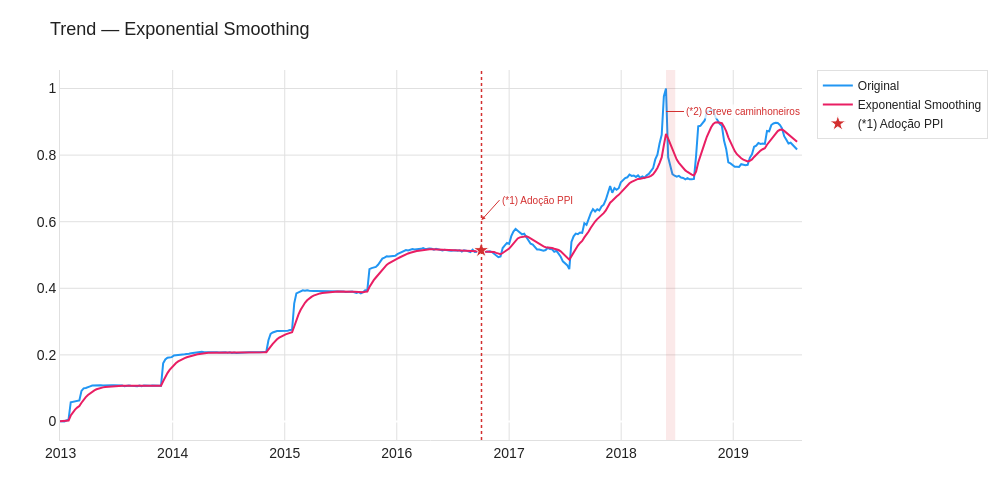

The notebook cell this image was saved under:
### Markdown cell above
#### Exponential Smoothing

### Code cell
plot_series(
    (train_scaled, "Original", PPT_COLORS["train"]),
    (train_scaled.ewm(alpha=0.2).mean(), "Exponential Smoothing", PPT_COLORS["trend"]),
    title="Trend — Exponential Smoothing",
    save_name="05_trend_exp_smooth",
)

### Figure 1 — Plotly figure (JSON) as saved in the notebook; plotly's stock layout.template omitted (floating-point values rounded to 4 significant figures; data arrays with more than 128 entries replaced by an {"elided": "..."} marker saying what was removed)
{"data": [{"line": {"color": "#2196F3", "width": 2}, "mode": "lines", "name": "Original", "type": "scatter", "x": {"elided": "344 str values"}, "y": {"elided": "344 float values"}}, {"line": {"color": "#E91E63", "width": 2}, "mode": "lines", "name": "Exponential Smoothing", "type": "scatter", "x": {"elided": "344 str values"}, "y": {"elided": "344 float values"}}, {"hoverinfo": "text", "hovertext": "Out/2016 — Petrobras adota PPI (Preço de Paridade de Importação): preços passam a seguir Brent + câmbio", "marker": {"color": "#D32F2F", "line": {"color": "white", "width": 1}, "size": 12, "symbol": "star"}, "mode": "markers", "name": "(*1) Adoção PPI", "showlegend": true, "type": "scatter", "x": ["2016-10-02T00:00:00"], "y": [0.5143]}], "layout": {"annotations": [{"arrowcolor": "#D32F2F", "arrowhead": 2, "arrowsize": 0.8, "arrowwidth": 1, "ax": 18, "ay": -20, "bgcolor": "rgba(255,255,255,0.75)", "font": {"color": "#D32F2F", "size": 10}, "hovertext": "Out/2016 — Petrobras adota PPI (Preço de Paridade de Importação): preços passam a seguir Brent + câmbio", "showarrow": true, "text": "(*1) Adoção PPI", "x": "2016-10-03T00:00:00", "xanchor": "left", "xref": "x", "y": 0.5943, "yref": "paper"}, {"arrowcolor": "#D32F2F", "arrowhead": 0, "arrowwidth": 1, "ax": 18, "ay": 0, "bgcolor": "rgba(255,255,255,0.75)", "font": {"color": "#D32F2F", "size": 10}, "hovertext": "27/05–26/06/2018 — Greve dos caminhoneiros: vendas de diesel reduziram ~30%", "showarrow": true, "text": "(*2) Greve caminhoneiros", "x": "2018-05-27T00:00:00", "xanchor": "left", "xref": "x", "y": 0.8879, "yref": "paper"}], "font": {"color": "#212121", "family": "Arial", "size": 14}, "height": 500, "legend": {"bgcolor": "rgba(255,255,255,0.9)", "bordercolor": "#E0E0E0", "borderwidth": 1, "font": {"size": 12}}, "margin": {"b": 60, "l": 60, "r": 40, "t": 70}, "paper_bgcolor": "#FFFFFF", "plot_bgcolor": "#FFFFFF", "shapes": [{"line": {"color": "#D32F2F", "dash": "dot", "width": 1.5}, "type": "line", "x0": "2016-10-03T00:00:00", "x1": "2016-10-03T00:00:00", "xref": "x", "y0": 0, "y1": 1, "yref": "paper"}, {"fillcolor": "rgba(211,47,47,0.10)", "line": {"width": 0}, "type": "rect", "x0": "2018-05-27T00:00:00", "x1": "2018-06-26T00:00:00", "xref": "x", "y0": 0, "y1": 1, "yref": "paper"}], "title": {"font": {"color": "#212121", "size": 18}, "text": "Trend — Exponential Smoothing"}, "width": 1000, "xaxis": {"gridcolor": "#E0E0E0", "linecolor": "#E0E0E0", "showgrid": true}, "yaxis": {"gridcolor": "#E0E0E0", "linecolor": "#E0E0E0", "showgrid": true}}}
